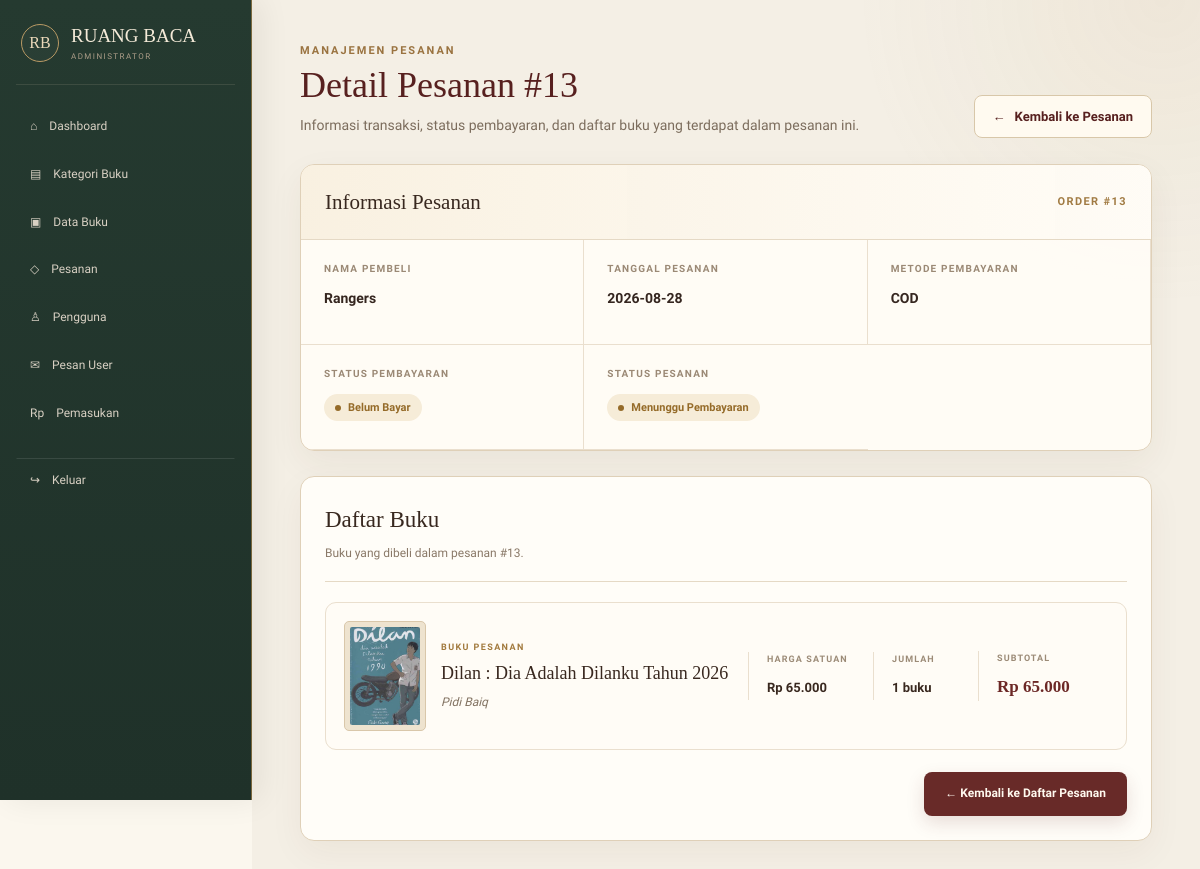
Screenshot of /admin/detail_pesanan.php?id=13 (signed in) with the database file from the repository.
### tables this page shows
CREATE TABLE `pesanan` (
  `id_pesanan` int(11) NOT NULL,
  `id_user` int(11) DEFAULT NULL,
  `tanggal` date DEFAULT NULL,
  `total` int(11) DEFAULT NULL,
  `metode_pembayaran` varchar(50) DEFAULT NULL,
  `status_pembayaran` varchar(50) DEFAULT NULL,
  `status` varchar(50) DEFAULT NULL
);

CREATE TABLE `users` (
  `id_user` int(11) NOT NULL,
  `nama` varchar(100) DEFAULT NULL,
  `email` varchar(100) DEFAULT NULL,
  `password` varchar(255) DEFAULT NULL,
  `alamat` text DEFAULT NULL,
  `role` enum('admin','user') DEFAULT NULL
);

CREATE TABLE `detail_pesanan` (
  `id_detail` int(11) NOT NULL,
  `id_pesanan` int(11) DEFAULT NULL,
  `id_buku` int(11) DEFAULT NULL,
  `jumlah` int(11) DEFAULT NULL,
  `harga` int(11) DEFAULT NULL
);

CREATE TABLE `buku` (
  `id_buku` int(11) NOT NULL,
  `id_kategori` int(11) DEFAULT NULL,
  `judul_buku` varchar(150) DEFAULT NULL,
  `penulis` varchar(100) DEFAULT NULL,
  `harga` int(11) DEFAULT NULL,
  `stok` int(11) DEFAULT NULL,
  `gambar` varchar(255) DEFAULT NULL,
  `deskripsi` text DEFAULT NULL,
  `penerbit` varchar(100) DEFAULT NULL,
  `tahun` year(4) DEFAULT NULL
);

### admin/detail_pesanan.php (the view, shortened to what this page needs)
<?php
include "../config/koneksi.php";
$id_pesanan = (int) $_GET['id'];
$data = mysqli_query(
    $conn,
    "
    SELECT
        pesanan.*,
        users.nama
    FROM pesanan
    INNER JOIN users
        ON pesanan.id_user = users.id_user
    WHERE pesanan.id_pesanan = $id_pesanan
    LIMIT 1
    "
);
$pesanan = mysqli_fetch_assoc($data);
$detail = mysqli_query(
    $conn,
    "
    SELECT
        detail_pesanan.*,
        buku.judul_buku,
        buku.penulis,
        buku.harga,
        buku.gambar
    FROM detail_pesanan
    INNER JOIN buku
        ON detail_pesanan.id_buku = buku.id_buku
    WHERE detail_pesanan.id_pesanan = $id_pesanan
    "
);
function e($text)
{
    return htmlspecialchars((string) $text, ENT_QUOTES, 'UTF-8');
}
function statusClass($status)
{
    $status = strtolower(trim($status));
    return 'warning';
}
?>
<!DOCTYPE html>
<html lang="id">
<head>
    <link rel="stylesheet" href="../css/style.css">
</head>
<body>
<?php include "../template/sidebar.php"; ?>
<div class="content order-detail-page">
    <div class="order-detail-header">
        <div class="order-detail-heading">
            <span class="order-eyebrow">
                Manajemen Pesanan
            </span>
            <h1>
                Detail Pesanan #<?= $id_pesanan; ?>
            </h1>
            <p>
                Informasi transaksi, status pembayaran, dan daftar buku
                yang terdapat dalam pesanan ini.
            </p>
        </div>
        <a href="pesanan.php" class="order-back-btn">
            <span>←</span>
            Kembali ke Pesanan
        </a>
    </div>
    <section class="order-information">
        <div class="order-information-top">
            <h2>Informasi Pesanan</h2>
            <span class="order-number">
                Order #<?= $id_pesanan; ?>
            </span>
        </div>
        <div class="order-info-grid">
            <div class="order-info-item">
                <span class="order-info-label">
                    Nama Pembeli
                </span>
                <span class="order-info-value">
                    <?= e($pesanan['nama']); ?>
                </span>
            </div>
            <div class="order-info-item">
                <span class="order-info-label">
                    Tanggal Pesanan
                </span>
                <span class="order-info-value">
                    <?= e($pesanan['tanggal']); ?>
                </span>
            </div>
            <div class="order-info-item">
                <span class="order-info-label">
                    Metode Pembayaran
                </span>
                <span class="order-info-value">
                    <?= e($pesanan['metode_pembayaran']); ?>
                </span>
            </div>
            <div class="order-info-item">
                <span class="order-info-label">
                    Status Pembayaran
                </span>
                <span
                    class="order-status <?= statusClass($pesanan['status_pembayaran']); ?>"
                >
                    <?= e($pesanan['status_pembayaran']); ?>
                </span>
            </div>
            <div class="order-info-item">
                <span class="order-info-label">
                    Status Pesanan
                </span>
                <span
                    class="order-status <?= statusClass($pesanan['status']); ?>"
                >
                    <?= e($pesanan['status']); ?>
                </span>
            </div>
        </div>
    </section>
    <section class="ordered-books-section">
        <div class="ordered-books-header">
            <div>
                <h2>Daftar Buku</h2>
                <p>
                    Buku yang dibeli dalam pesanan #<?= $id_pesanan; ?>.
                </p>
            </div>
        </div>
        <?php
        while ($row = mysqli_fetch_assoc($detail)) {
            $jumlah = (int) $row['jumlah'];
            $harga = (float) $row['harga'];
            $subtotal = $jumlah * $harga;
            $gambar = !empty($row['gambar'])
                ? "../images/buku/" . rawurlencode($row['gambar'])
                : "../images/no-image.png";
        ?>
            <article class="ordered-book">
                <div class="ordered-book-cover">
                    <img
                        src="<?= e($gambar); ?>"
                        alt="<?= e($row['judul_buku']); ?>"
                        onerror="this.onerror=null; this.src='../images/no-image.png';"
                    >
                </div>
                <div class="ordered-book-info">
                    <span class="ordered-book-category">
                        Buku Pesanan
                    </span>
                    <h3>
                        <?= e($row['judul_buku']); ?>
                    </h3>
                    <p>
                        <?= e($row['penulis']); ?>
                    </p>
                </div>
                <div class="book-stat">
                    <span class="book-stat-label">
                        Harga Satuan
                    </span>
                    <span class="book-stat-value">
                        Rp <?= number_format($harga, 0, ',', '.'); ?>
                    </span>
                </div>
                <div class="book-stat">
                    <span class="book-stat-label">
                        Jumlah
                    </span>
                    <span class="book-stat-value">
                        <?= $jumlah; ?> buku
                    </span>
                </div>
                <div class="book-stat book-subtotal">
                    <span class="book-stat-label">
                        Subtotal
                    </span>
                    <span class="book-stat-value">
                        Rp <?= number_format($subtotal, 0, ',', '.'); ?>
                    </span>
                </div>
            </article>
        <?php } ?>
        <div class="order-footer-action">
            <a
                href="pesanan.php"
                class="order-primary-back"
            >
                ← Kembali ke Daftar Pesanan
            </a>
        </div>
    </section>
</div>
</body>
</html>

### css/style.css (style rules this page uses)
:root { --ink:#2b241f;--paper:#f3eddf;--paper2:#fbf7ee;--wine:#682d2c;--wine2:#4d2020;--forest:#2f4638;--gold:#a88347;--line:#d8c9ae;--muted:#786f63;--white:#fffdf7;--shadow:0 14px 38px rgba(54,38,25,.10) }
* { box-sizing:border-box;margin:0;padding:0 }
html { scroll-behavior:smooth }
body { font-family:'Libre Franklin',Arial,sans-serif;background:var(--paper2);color:var(--ink);line-height:1.65 }
a { text-decoration:none;color:inherit }
h1,h2,h3,.logo,.sidebar-logo { font-family:'Cormorant Garamond',Georgia,serif }
.content { margin-left:270px;padding:48px;min-height:100vh;background:#f6f0e5 }
:root { --radius:12px;--radius-sm:8px;--admin-bg:#f4efe5;--admin-card:#fffdf8;--admin-border:#ded2bd;--ease:cubic-bezier(.2,.8,.2,1) }
body { overflow-x:hidden }
.content { margin-left:252px;padding:42px clamp(28px,4vw,62px) 64px;min-height:100vh;background:radial-gradient(circle at 96% 0,rgba(168,131,71,.08),transparent 24%),var(--admin-bg) }
:root { --cream-0:#fffaf0;--cream-1:#f8f0df;--cream-2:#efe2ca; --walnut:#3c2b23;--walnut-2:#594035;--burgundy:#6b2d2c; --antique:#ad874c;--soft-line:#dccdb3; }

### rows the page displays
pesanan: id_user.nama "Rangers", tanggal "2026-08-28", metode_pembayaran "COD", status_pembayaran "Belum Bayar", status "Menunggu Pembayaran"
detail_pesanan: id_buku.gambar (picture), id_buku.judul_buku "Dilan : Dia Adalah Dilanku Tahun 2026", id_buku.penulis "Pidi Baiq", id_buku.harga "65.000", jumlah "1", jumlah.harga "65.000"

### other values shown
$id_pesanan "13"
